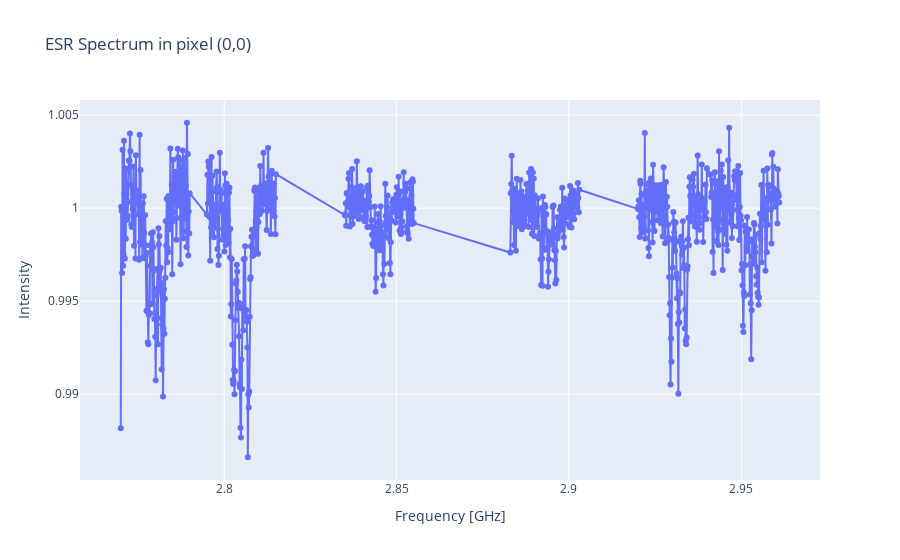

Here is the notebook cell this chart was saved with:
### Code cell
# Load data

# Without magnetic field
X = np.load("ESR_Continuous_2024-03-07-17-46-03_PCB_ref_50x50.npy")
X = np.sum(X[0] / X[1], axis=1)
with open("ESR_Continuous_2024-03-07-17-46-03_PCB_ref_50x50.yaml", "r") as f:
	cfg = yaml.safe_load(f)
	frq = cfg["frequency_values"]  # frequency values in Hz
print(f"X: {X.shape}")
print(f"frq: {len(frq)}")
x_data = [f * 1e-9 for f in frq]

# With magnetic field
X_mag = np.load("ESR_Continuous_2024-03-07-17-58-48_PCB_Top_25mA_50x50.npy")
X_mag = np.sum(X_mag[0] / X_mag[1], axis=1)
with open("ESR_Continuous_2024-03-07-17-58-48_PCB_Top_25mA_50x50.yaml", "r") as f_mag:
	cfg_mag = yaml.safe_load(f_mag)
	frq_mag = cfg_mag["frequency_values"]  # frequency values in Hz
print(f"X_mag: {X_mag.shape}")
print(f"frq: {len(frq_mag)}")
print(frq_mag)
x_mag_data = [f_mag * 1e-9 for f_mag in frq_mag]


for i in range(0,1):
	for j in range(0,1):
		linep2dp(
		[f * 1e-9 for f in frq],
		X[:, 0, 0],
		title="ESR Spectrum in pixel (0,0)",
		xaxis_title="Frequency [GHz]",
		yaxis_title="Intensity",
    )

### Figure 1 — Plotly figure (JSON) as saved in the notebook; plotly's stock layout.template omitted (floating-point values rounded to 4 significant figures; data arrays with more than 128 entries replaced by an {"elided": "..."} marker saying what was removed)
{"data": [{"mode": "lines+markers", "name": "", "type": "scatter", "x": {"elided": "906 float values"}, "y": {"elided": "906 float values"}}], "layout": {"title": {"text": "ESR Spectrum in pixel (0,0)"}, "xaxis": {"title": {"text": "Frequency [GHz]"}}, "yaxis": {"title": {"text": "Intensity"}}}}
